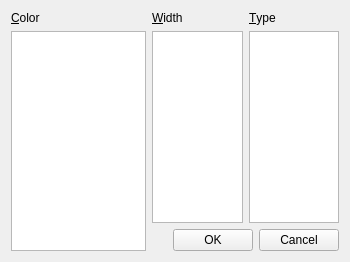
<?xml version="1.0" encoding="UTF-8"?>
<ui version="4.0">
 <class>LineStyleDialog</class>
 <widget class="QWidget" name="LineStyleDialog">
  <property name="geometry">
   <rect>
    <x>0</x>
    <y>0</y>
    <width>350</width>
    <height>260</height>
   </rect>
  </property>
  <property name="sizePolicy">
   <sizepolicy hsizetype="MinimumExpanding" vsizetype="MinimumExpanding">
    <horstretch>0</horstretch>
    <verstretch>0</verstretch>
   </sizepolicy>
  </property>
  <property name="minimumSize">
   <size>
    <width>200</width>
    <height>0</height>
   </size>
  </property>
  <layout class="QGridLayout" name="gridLayout" columnstretch="3,2,2">
   <property name="sizeConstraint">
    <enum>QLayout::SetMinimumSize</enum>
   </property>
   <item row="2" column="1" colspan="2">
    <layout class="QHBoxLayout" name="horizontalLayout">
     <item>
      <spacer name="horizontalSpacer">
       <property name="orientation">
        <enum>Qt::Horizontal</enum>
       </property>
       <property name="sizeHint" stdset="0">
        <size>
         <width>128</width>
         <height>20</height>
        </size>
       </property>
      </spacer>
     </item>
     <item>
      <widget class="QPushButton" name="ok">
       <property name="text">
        <string>OK</string>
       </property>
       <property name="autoDefault">
        <bool>true</bool>
       </property>
      </widget>
     </item>
     <item>
      <widget class="QPushButton" name="cancel">
       <property name="text">
        <string>Cancel</string>
       </property>
      </widget>
     </item>
    </layout>
   </item>
   <item row="1" column="2">
    <widget class="QListWidget" name="linetype">
     <property name="sizePolicy">
      <sizepolicy hsizetype="MinimumExpanding" vsizetype="MinimumExpanding">
       <horstretch>0</horstretch>
       <verstretch>0</verstretch>
      </sizepolicy>
     </property>
     <property name="minimumSize">
      <size>
       <width>40</width>
       <height>0</height>
      </size>
     </property>
    </widget>
   </item>
   <item row="1" column="0" rowspan="2">
    <widget class="QListWidget" name="linecolor">
     <property name="sizePolicy">
      <sizepolicy hsizetype="MinimumExpanding" vsizetype="MinimumExpanding">
       <horstretch>0</horstretch>
       <verstretch>0</verstretch>
      </sizepolicy>
     </property>
     <property name="minimumSize">
      <size>
       <width>60</width>
       <height>0</height>
      </size>
     </property>
    </widget>
   </item>
   <item row="0" column="2">
    <widget class="QLabel" name="label_3">
     <property name="text">
      <string>&amp;Type</string>
     </property>
     <property name="buddy">
      <cstring>linetype</cstring>
     </property>
    </widget>
   </item>
   <item row="1" column="1">
    <widget class="QListWidget" name="linewidth">
     <property name="sizePolicy">
      <sizepolicy hsizetype="MinimumExpanding" vsizetype="MinimumExpanding">
       <horstretch>0</horstretch>
       <verstretch>0</verstretch>
      </sizepolicy>
     </property>
     <property name="minimumSize">
      <size>
       <width>40</width>
       <height>0</height>
      </size>
     </property>
    </widget>
   </item>
   <item row="0" column="1">
    <widget class="QLabel" name="label_2">
     <property name="text">
      <string>&amp;Width</string>
     </property>
     <property name="buddy">
      <cstring>linewidth</cstring>
     </property>
    </widget>
   </item>
   <item row="0" column="0">
    <widget class="QLabel" name="label">
     <property name="text">
      <string>&amp;Color</string>
     </property>
     <property name="buddy">
      <cstring>linecolor</cstring>
     </property>
    </widget>
   </item>
  </layout>
 </widget>
 <tabstops>
  <tabstop>linecolor</tabstop>
  <tabstop>linewidth</tabstop>
  <tabstop>linetype</tabstop>
  <tabstop>ok</tabstop>
  <tabstop>cancel</tabstop>
 </tabstops>
 <resources/>
 <connections>
  <connection>
   <sender>ok</sender>
   <signal>clicked()</signal>
   <receiver>LineStyleDialog</receiver>
   <slot>accept()</slot>
   <hints>
    <hint type="sourcelabel">
     <x>634</x>
     <y>219</y>
    </hint>
    <hint type="destinationlabel">
     <x>606</x>
     <y>234</y>
    </hint>
   </hints>
  </connection>
  <connection>
   <sender>cancel</sender>
   <signal>clicked()</signal>
   <receiver>LineStyleDialog</receiver>
   <slot>reject()</slot>
   <hints>
    <hint type="sourcelabel">
     <x>728</x>
     <y>226</y>
    </hint>
    <hint type="destinationlabel">
     <x>703</x>
     <y>237</y>
    </hint>
   </hints>
  </connection>
 </connections>
 <slots>
  <slot>accept()</slot>
  <slot>reject()</slot>
 </slots>
</ui>
